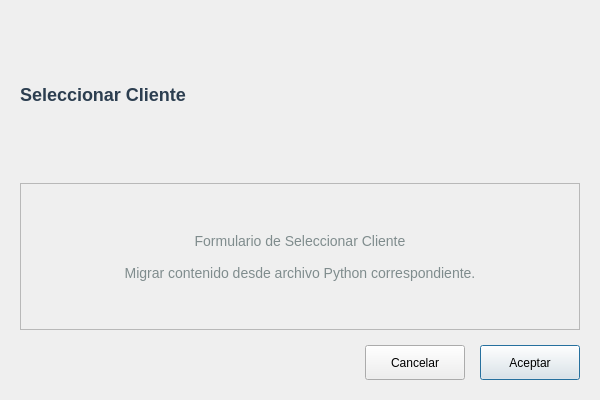
<?xml version="1.0" encoding="UTF-8"?>
<ui version="4.0">
 <class>CustomerSelectorDialog</class>
 <widget class="QDialog" name="CustomerSelectorDialog">
  <property name="geometry">
   <rect>
    <x>0</x>
    <y>0</y>
    <width>600</width>
    <height>400</height>
   </rect>
  </property>
  <property name="windowTitle">
   <string>Seleccionar Cliente</string>
  </property>
  <property name="modal">
   <bool>true</bool>
  </property>
  <layout class="QVBoxLayout" name="mainLayout">
   <property name="spacing">
    <number>15</number>
   </property>
   <property name="leftMargin">
    <number>20</number>
   </property>
   <property name="topMargin">
    <number>20</number>
   </property>
   <property name="rightMargin">
    <number>20</number>
   </property>
   <property name="bottomMargin">
    <number>20</number>
   </property>
   
   <item>
    <widget class="QLabel" name="lblTitle">
     <property name="text">
      <string>Seleccionar Cliente</string>
     </property>
     <property name="styleSheet">
      <string>font-size: 18px; font-weight: bold; color: #2c3e50;</string>
     </property>
    </widget>
   </item>
   
   <item>
    <widget class="QFrame" name="frameContent">
     <property name="frameShape">
      <enum>QFrame::StyledPanel</enum>
     </property>
     <layout class="QVBoxLayout" name="contentLayout">
      <item>
       <widget class="QLabel" name="lblPlaceholder">
        <property name="text">
         <string>Formulario de Seleccionar Cliente

Migrar contenido desde archivo Python correspondiente.</string>
        </property>
        <property name="alignment">
         <set>Qt::AlignCenter</set>
        </property>
        <property name="styleSheet">
         <string>color: #7f8c8d; font-size: 14px; padding: 20px;</string>
        </property>
       </widget>
      </item>
     </layout>
    </widget>
   </item>
   
   <item>
    <layout class="QHBoxLayout" name="buttonLayout">
     <item>
      <spacer name="buttonSpacer">
       <property name="orientation">
        <enum>Qt::Horizontal</enum>
       </property>
       <property name="sizeHint" stdset="0">
        <size>
         <width>40</width>
         <height>20</height>
        </size>
       </property>
      </spacer>
     </item>
     <item>
      <widget class="QPushButton" name="btnCancel">
       <property name="text">
        <string>Cancelar</string>
       </property>
       <property name="minimumSize">
        <size>
         <width>100</width>
         <height>35</height>
        </size>
       </property>
      </widget>
     </item>
     <item>
      <widget class="QPushButton" name="btnAccept">
       <property name="text">
        <string>Aceptar</string>
       </property>
       <property name="default">
        <bool>true</bool>
       </property>
       <property name="minimumSize">
        <size>
         <width>100</width>
         <height>35</height>
        </size>
       </property>
      </widget>
     </item>
    </layout>
   </item>
  </layout>
 </widget>
 
 <resources/>
 <connections>
  <connection>
   <sender>btnCancel</sender>
   <signal>clicked()</signal>
   <receiver>CustomerSelectorDialog</receiver>
   <slot>reject()</slot>
  </connection>
 </connections>
</ui>
